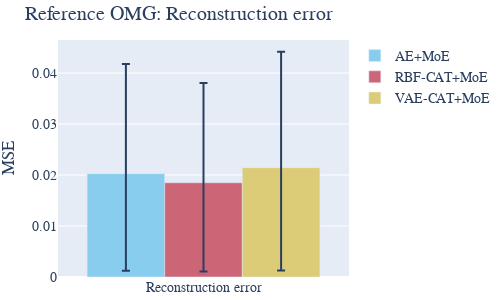

The notebook cell this image was saved under:
### Code cell
fig.show()

### Figure 1 — Plotly figure (JSON) as saved in the notebook; plotly's stock layout.template omitted (floating-point values rounded to 4 significant figures)
{"data": [{"error_y": {"array": [0.02148], "arrayminus": [0.01906], "type": "data"}, "marker": {"color": "rgb(136, 204, 238)"}, "name": "AE+MoE", "type": "bar", "x": ["Reconstruction error"], "y": [0.02027]}, {"error_y": {"array": [0.01957], "arrayminus": [0.0174], "type": "data"}, "marker": {"color": "rgb(204, 102, 119)"}, "name": "RBF-CAT+MoE", "type": "bar", "x": ["Reconstruction error"], "y": [0.01849]}, {"error_y": {"array": [0.02272], "arrayminus": [0.02017], "type": "data"}, "marker": {"color": "rgb(221, 204, 119)"}, "name": "VAE-CAT+MoE", "type": "bar", "x": ["Reconstruction error"], "y": [0.02144]}], "layout": {"font": {"family": "Serif", "size": 14}, "height": 300, "margin": {"b": 5, "l": 5, "r": 5, "t": 40}, "title": {"text": "Reference OMG: Reconstruction error"}, "width": 500, "yaxis": {"title": {"text": "MSE"}}}}
